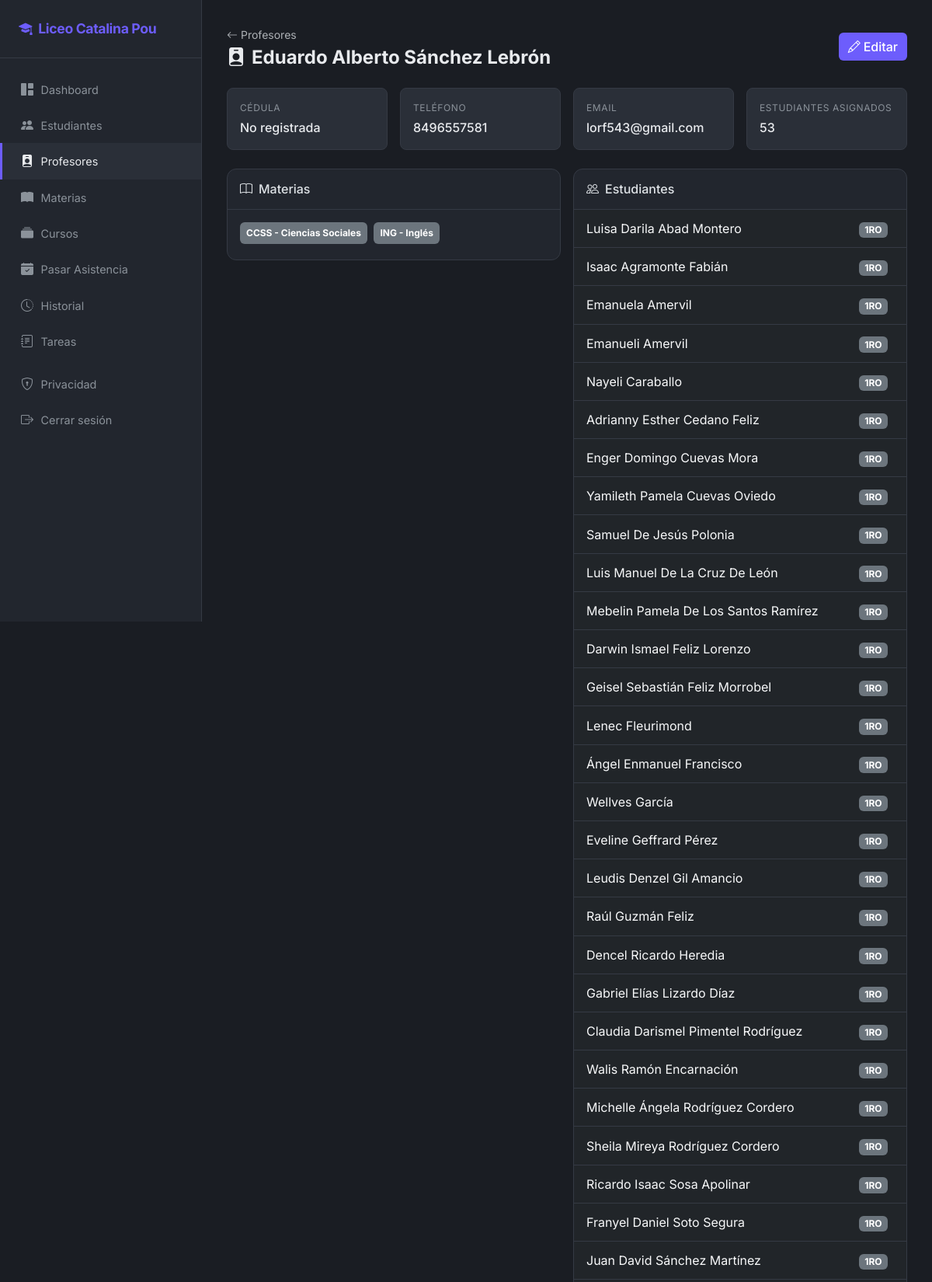
Screenshot of /profesores/1/ (signed in, upper part) with the database file from the repository.
### core/models.py (models this page shows, shortened)
class Profesor(models.Model):
    nombre = models.CharField(max_length=100)
    apellido = models.CharField(max_length=100)
    cedula = models.CharField("cédula", max_length=20, unique=True, blank=True, default="")
    telefono = models.CharField("teléfono", max_length=20, blank=True)
    email = models.EmailField(blank=True)
    materias = models.ManyToManyField(Materia, related_name="profesores", blank=True)
    created_at = models.DateTimeField(auto_now_add=True)
    class Meta:
        ordering = ["apellido", "nombre"]
        verbose_name_plural = "profesores"
    @property
    def nombre_completo(self):
        return f"{self.nombre} {self.apellido}"

class Materia(models.Model):
    nombre = models.CharField(max_length=100)
    codigo = models.CharField(max_length=20, unique=True)
    descripcion = models.TextField(blank=True)
    created_at = models.DateTimeField(auto_now_add=True)
    class Meta:
        ordering = ["nombre"]
        verbose_name_plural = "materias"
    def __str__(self):
        return f"{self.codigo} - {self.nombre}"

class Estudiante(models.Model):
    nombre = models.CharField(max_length=100)
    apellido = models.CharField(max_length=100)
    cedula = models.CharField("cédula", max_length=20, blank=True, default="")
    fecha_nacimiento = models.DateField("fecha de nacimiento", null=True, blank=True)
    grado = models.CharField(max_length=10, choices=GRADO_CHOICES)
    seccion = models.CharField("sección", max_length=5, blank=True, default="A")
    profesores = models.ManyToManyField(Profesor, related_name="estudiantes", blank=True)
    created_at = models.DateTimeField(auto_now_add=True)
    class Meta:
        ordering = ["grado", "apellido", "nombre"]
        verbose_name_plural = "estudiantes"
    @property
    def nombre_completo(self):
        return f"{self.nombre} {self.apellido}"

### core/views.py (the view)
# urls.py: path("profesores/<int:pk>/", views.profesor_detail, name="profesor_detail"),
@school_access
def profesor_detail(request, pk):
    profesor = get_object_or_404(Profesor, pk=pk)
    return render(request, "core/profesores/detail.html", {"profesor": profesor})

### accounts/context_processors.py (called while the page is built)
def modo_padre(request):
    return {
        "en_modo_padre": (
            usuario_en_modo_padre(request.user) if request.user.is_authenticated else False
        ),
    }

### accounts/permissions.py (called while the page is built)
def staff_o_profesor(user) -> bool:
    if not user.is_authenticated:
        return False
    if user.is_staff:
        return True
    return hasattr(user, "profesor_perfil")

### accounts/roles.py (called while the page is built)
def _related_exists(user, attr: str) -> bool:
    try:
        getattr(user, attr)
        return True
    except ObjectDoesNotExist:
        return False

def tiene_perfil_padre(user) -> bool:
    if not user.is_authenticated:
        return False
    return _related_exists(user, "padre_profile")

def usuario_en_modo_padre(user) -> bool:
    if not tiene_perfil_padre(user):
        return False
    try:
        return user.profile.role == UserRole.PADRE
    except UserProfile.DoesNotExist:
        return not tiene_capacidad_escuela(user)

### core/templates/core/profesores/detail.html (shortened to what this page needs)
{% extends "base.html" %}
{% block content %}
<div class="page-header">
    <div>
        <a href="{% url 'core:profesor_list' %}" class="text-muted text-decoration-none small">
            <i class="bi bi-arrow-left me-1"></i>Profesores
        </a>
        <h1 class="mt-1"><i class="bi bi-person-badge-fill me-2"></i>{{ profesor.nombre_completo }}</h1>
    </div>
    <button type="button"
            class="btn btn-accent"
            hx-get="{% url 'core:profesor_update' profesor.pk %}"
            hx-target="#formModalContent"
            hx-swap="innerHTML">
        <i class="bi bi-pencil me-1"></i>Editar
    </button>
</div>
<div class="info-grid mb-4">
    <div class="info-item">
        <div class="info-label">Cédula</div>
        <div class="info-value">{{ profesor.cedula|default:"No registrada" }}</div>
    </div>
    <div class="info-item">
        <div class="info-label">Teléfono</div>
        <div class="info-value">{{ profesor.telefono|default:"No registrado" }}</div>
    </div>
    <div class="info-item">
        <div class="info-label">Email</div>
        <div class="info-value">{{ profesor.email|default:"No registrado" }}</div>
    </div>
    <div class="info-item">
        <div class="info-label">Estudiantes asignados</div>
        <div class="info-value">{{ profesor.estudiantes.count }}</div>
    </div>
</div>
<div class="row g-3">
    <div class="col-lg-6">
        <div class="table-dark-custom">
            <div class="p-3" style="border-bottom:1px solid var(--border)">
                <h6 class="mb-0"><i class="bi bi-book me-2"></i>Materias</h6>
            </div>
            <div class="p-3">
                {% for materia in profesor.materias.all %}
                <span class="badge bg-secondary me-1 mb-1 p-2">{{ materia }}</span>
                {% empty %}
                <p class="text-muted mb-0">Sin materias asignadas</p>
                {% endfor %}
            </div>
        </div>
    </div>
    <div class="col-lg-6">
        <div class="table-dark-custom">
            <div class="p-3" style="border-bottom:1px solid var(--border)">
                <h6 class="mb-0"><i class="bi bi-people me-2"></i>Estudiantes</h6>
            </div>
            <table class="table table-dark mb-0">
                <tbody>
                    {% for est in profesor.estudiantes.all %}
                    <tr>
                        <td>
                            <a href="{% url 'core:estudiante_detail' est.pk %}" class="text-decoration-none text-light">
                                {{ est.nombre_completo }}
                            </a>
                        </td>
                        <td><span class="badge bg-secondary">{{ est.grado }}</span></td>
                    </tr>
                    {% empty %}
                    <tr><td class="text-muted text-center py-3">Sin estudiantes asignados</td></tr>
                    {% endfor %}
                </tbody>
            </table>
        </div>
    </div>
</div>
{% endblock %}

### core/static/core/css/style.css (style rules this page uses)
:root { --accent: #6d5dfc; --accent-hover: #8b7dff; --success: #2ec4b6; --danger: #e63946; --warning: #f4a261; --surface: #1a1d23; --surface-2: #22262e; --surface-3: #2a2f38; --border: #353a44; --text: #e8eaed; --text-muted: #8b929a; }
body { background: var(--surface); font-family: 'Inter', -apple-system, BlinkMacSystemFont, sans-serif; min-height: 100vh; }
.table-dark-custom { background: var(--surface-2); border-radius: .75rem; overflow: hidden; border: 1px solid var(--border); }
.table-dark-custom table { margin-bottom: 0; }
.table-dark-custom tbody td { padding: .75rem 1rem; border-bottom: 1px solid var(--border); color: var(--text); vertical-align: middle; }
.btn-accent { background: var(--accent); color: #fff; border: none; font-weight: 500; }
.page-header { display: flex; align-items: center; justify-content: space-between; margin-bottom: 1.5rem; }
.page-header h1 { font-size: 1.5rem; font-weight: 700; margin: 0; color: var(--text); }
.info-grid { display: grid; grid-template-columns: repeat(auto-fit, minmax(200px, 1fr)); gap: 1rem; }
.info-item { background: var(--surface-3); border-radius: .5rem; padding: 1rem; border: 1px solid var(--border); }
.info-item .info-label { font-size: .75rem; text-transform: uppercase; color: var(--text-muted); letter-spacing: .05em; margin-bottom: .25rem; }
.info-item .info-value { font-size: 1rem; color: var(--text); font-weight: 500; }

### rows the page displays
Profesor: nombre_completo "Eduardo Alberto Sánchez Lebrón", cedula "No registrada", telefono "8496557581", email "lorf543@gmail.com", estudiantes.count "53"
Materia: codigo+nombre "CCSS - Ciencias Sociales"
Materia: codigo+nombre "ING - Inglés"
Estudiante: nombre_completo "Luisa Darila Abad Montero", grado "1RO"
Estudiante: nombre_completo "Isaac Agramonte Fabián", grado "1RO"
Estudiante: nombre_completo "Emanuela Amervil", grado "1RO"
Estudiante: nombre_completo "Emanueli Amervil", grado "1RO"
Estudiante: nombre_completo "Nayeli Caraballo", grado "1RO"
Estudiante: nombre_completo "Adrianny Esther Cedano Feliz", grado "1RO"
Estudiante: nombre_completo "Enger Domingo Cuevas Mora", grado "1RO"
Estudiante: nombre_completo "Yamileth Pamela Cuevas Oviedo", grado "1RO"
Estudiante: nombre_completo "Samuel De Jesús Polonia", grado "1RO"
Estudiante: nombre_completo "Luis Manuel De La Cruz De León", grado "1RO"
Estudiante: nombre_completo "Mebelin Pamela De Los Santos Ramírez", grado "1RO"
Estudiante: nombre_completo "Darwin Ismael Feliz Lorenzo", grado "1RO"
Estudiante: nombre_completo "Geisel Sebastián Feliz Morrobel", grado "1RO"
Estudiante: nombre_completo "Lenec Fleurimond", grado "1RO"
Estudiante: nombre_completo "Ángel Enmanuel Francisco", grado "1RO"
Estudiante: nombre_completo "Wellves García", grado "1RO"
Estudiante: nombre_completo "Eveline Geffrard Pérez", grado "1RO"
Estudiante: nombre_completo "Leudis Denzel Gil Amancio", grado "1RO"
Estudiante: nombre_completo "Raúl Guzmán Feliz", grado "1RO"
Estudiante: nombre_completo "Dencel Ricardo Heredia", grado "1RO"
Estudiante: nombre_completo "Gabriel Elías Lizardo Díaz", grado "1RO"
Estudiante: nombre_completo "Claudia Darismel Pimentel Rodríguez", grado "1RO"
Estudiante: nombre_completo "Walis Ramón Encarnación", grado "1RO"
Estudiante: nombre_completo "Michelle Ángela Rodríguez Cordero", grado "1RO"
Estudiante: nombre_completo "Sheila Mireya Rodríguez Cordero", grado "1RO"
Estudiante: nombre_completo "Ricardo Isaac Sosa Apolinar", grado "1RO"
Estudiante: nombre_completo "Franyel Daniel Soto Segura", grado "1RO"
Estudiante: nombre_completo "Juan David Sánchez Martínez", grado "1RO"
